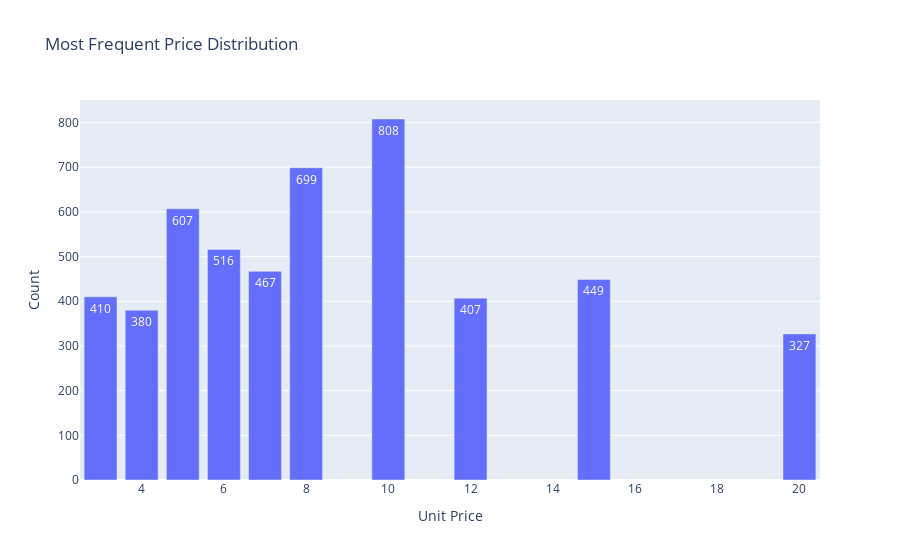

The code cell stored with this chart in its notebook:
### Code cell
# DF_package_not_null['unit price'].hist()

fig = px.bar(DF_package_not_null['unit price'].value_counts().reset_index().rename(columns={'index':'Unit Price', 'unit price':'Count'}).head(10),
x='Unit Price', y='Count',title='Most Frequent Price Distribution',text_auto=True)
fig.update_layout(yaxis_title="Count")
fig.update_traces(textposition='inside')
fig.show()
plt.show()

### Figure 1 — Plotly figure (JSON) as saved in the notebook; plotly's stock layout.template omitted (floating-point values rounded to 4 significant figures)
{"data": [{"alignmentgroup": "True", "hovertemplate": "Unit Price=%{x}<br>Count=%{y}<extra></extra>", "legendgroup": "", "marker": {"color": "#636efa", "pattern": {"shape": ""}}, "name": "", "offsetgroup": "", "orientation": "v", "showlegend": false, "textposition": "inside", "texttemplate": "%{y}", "x": [10, 8, 5, 6, 7, 15, 3, 12, 4, 20], "xaxis": "x", "y": [808, 699, 607, 516, 467, 449, 410, 407, 380, 327], "yaxis": "y", "type": "bar"}], "layout": {"xaxis": {"anchor": "y", "domain": [0, 1], "title": {"text": "Unit Price"}}, "yaxis": {"anchor": "x", "domain": [0, 1], "title": {"text": "Count"}}, "legend": {"tracegroupgap": 0}, "title": {"text": "Most Frequent Price Distribution"}, "barmode": "relative"}}
